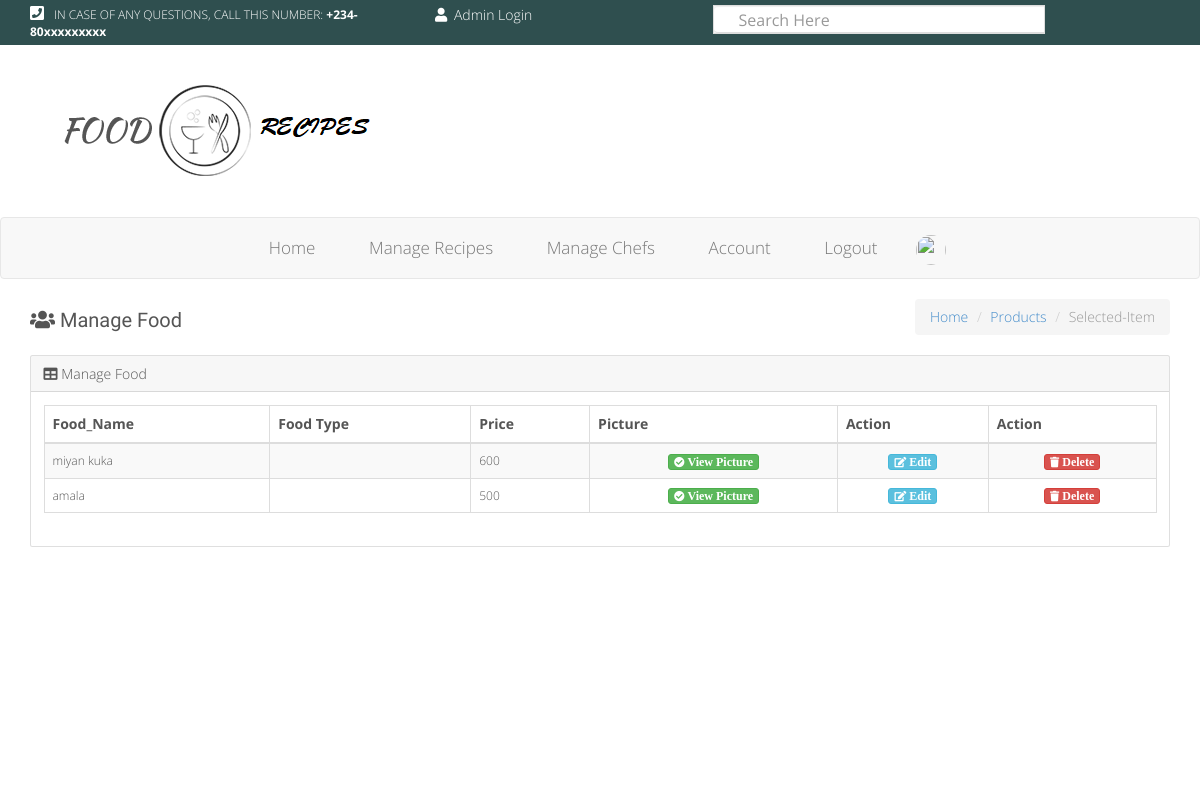
Page /manage_food.php on the committed database.
### tables this page shows
CREATE TABLE IF NOT EXISTS `dishes` (
  `dish_id` int(11) NOT NULL AUTO_INCREMENT,
  `fname` varchar(50) NOT NULL,
  `price` int(10) NOT NULL,
  `ingredient1` varchar(500) NOT NULL,
  `chef_id` int(5) NOT NULL,
  `food_picture` varchar(500) NOT NULL,
  `file` varchar(500) NOT NULL,
  `vfile` varchar(100) DEFAULT NULL,
  PRIMARY KEY (`dish_id`)
);

### manage_food.php (the view)
<!doctype html>
<html lang="en">
<head>
<?php include'head.php';?>
</head>
<body>
		<?php include'header.php';?>
		<?php include'user_login.php';?>
		<?php include'logo.php';?>
		<?php include'admin_nav.php';?>
	<section >
		<div class="container">
			<div class="row">
				<div class="col-md-4">
					<h6><span class="fa fa-users"></span> Manage Food</h6>
				</div>
				<div class="col-md-8 hidden-xs">
					<ol class="breadcrumb pull-right">
					  	<li><a href="#">Home</a></li>
					  	<li><a href="#">Products</a></li>
					  	<li class="active">Selected-Item</li>
					</ol>
				</div>
			</div>
		</div>
	</section>
<section id="features">
		<div class="container">
			<div class="row">
				<div class="col-md-12" style="margin-bottom: 40px; margin-top: -180px;">
					<div class="card">
						<div class="card-header"><span class="fa fa-table"></span> Manage Food</div>
						<div class="card-body">
							 <table id="example1" class="table table-bordered table-responsive-sm table-striped">
					                <thead>
					                <tr>
					                  <th>Food_Name</th>
					                  <th>Food Type</th>
					                  <th>Price</th>
					                  <th>Picture</th>
					                  <th>Action</th>
					                  <th>Action</th>
					                </tr>
					                </thead>
					                <tbody>
					                     <?php
					          require_once('config/db.php');
					    $query = mysqli_query($connection, "SELECT * FROM dishes");
					    while($row = mysqli_fetch_array($query,MYSQLI_ASSOC)){
					  ?>
					                <tr style="font-size: 12px;">
					                  <td><?php echo $row["fname"]?></td>
					                  <td><?php echo $row["ftype"]; ?></td>
					                  <td><?php echo $row["price"]; ?></td>
					                   <td align="center"><a href="images/<?php echo $row['food_picture']; ?>"  class="btn btn-xs btn-success fa fa-sm  fa-check-circle"  ><strong style="font-size: 12px;"> View Picture</strong></a></td>
					                     <td align="center"><a href="edit_dishes.php?id=<?php echo $row['dish_id']; ?>"  class="btn   btn-info btn-xs fa  fa-edit fa-sm" ><strong style="font-size: 12px;"> Edit</strong></a></td>
					                    <td align="center"><a href="delete_food.php?id=<?php echo $row['dish_id']; ?>"  onClick= "return confirm('Are you sure you want to delete record?')" class="btn   btn-danger btn-xs fa  fa-trash fa-sm" ><strong style="font-size: 12px;"> Delete</strong></a></td>
					                </tr>
					                <?php
					                  }
					                ?>
					                </tbody>
					              </table>
					</div>
				</div>
			</div>
		</div>
	</section>
	<a id="back-top" href="#"></a>
</body>
</html>

### css/boot.css (style rules this page uses)
.card { position: relative; display: -ms-flexbox; display: flex; -ms-flex-direction: column; flex-direction: column; min-width: 0; word-wrap: break-word; background-color: #fff; background-clip: border-box; border: 1px solid rgba(0, 0, 0, 0.125); border-radius: 0.25rem; }
.card-body { -ms-flex: 1 1 auto; flex: 1 1 auto; padding: 1.25rem; }
.card-header { padding: 0.75rem 1.25rem; margin-bottom: 0; background-color: rgba(0, 0, 0, 0.03); border-bottom: 1px solid rgba(0, 0, 0, 0.125); }
.card-header:first-child { border-radius: calc(0.25rem - 1px) calc(0.25rem - 1px) 0 0; }

### css/style.css (style rules this page uses)
body { font-family: 'Open Sans', sans-serif; color: #555; font-size: 14px; font-weight: 300; }
li { list-style: none; }
h1,h2,h3,h4,h5,h6 { font-family: 'Yanone Kaffeesatz', sans-serif;color: #555 }
h6 { font-size: 20px; }
section+section { margin-top: 50px; }
#back-top { position: fixed; bottom: 30px; width: 40px; color: #bbb; height: 50px; right: 30px; display: block; text-align: center; background: url("../images/top.png") no-repeat; }

### rows in the picture
dishes: fname "miyan kuka", price "600"
dishes: fname "amala", price "500"
